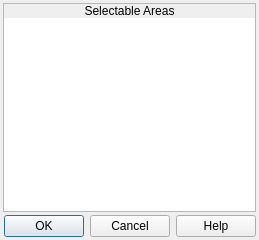
<?xml version="1.0" encoding="UTF-8"?>
<ui version="4.0">
 <class>ConfigureEvent_PreviousSelectedAreaBranch</class>
 <widget class="QDialog" name="ConfigureEvent_PreviousSelectedAreaBranch">
  <property name="geometry">
   <rect>
    <x>0</x>
    <y>0</y>
    <width>259</width>
    <height>240</height>
   </rect>
  </property>
  <property name="windowTitle">
   <string>Previous Selected Area Branch</string>
  </property>
  <property name="windowIcon">
   <iconset resource="gui_icons.qrc">
    <normaloff>:/icons/openrpgmaker.png</normaloff>:/icons/openrpgmaker.png</iconset>
  </property>
  <property name="styleSheet">
   <string notr="true">.QFrame
{
	border-width: 1px;
	border-style: solid;
	border-color: palette(window-text);
}

.QFrame&gt;QLabel
{
	border-width: 0px;
	background-color: palette(window-text);
	color: palette(window);
	font-weight: bold;
}

.QFrame&gt;QCheckBox
{
	background-color: palette(window-text);
	border-width: 0px;
	border-style: none;
	color: palette(window);
	spacing: 3px;
	font-weight: bold;
	padding: 0px 0px 0px 3px;
}

.QFrame&gt;QCheckBox::indicator
{
	min-width: 8px;
	max-width: 8px;
	min-height: 8px;
	max-height: 8px;
	width: 8px;
	height: 8px;
	border-width: 2px;
	border-radius: 0px;
	border-style: ridge;
	border-color: palette(mid);
}

.QFrame&gt;QCheckBox::indicator:unchecked
{
	background-color: palette(base);
}

.QFrame&gt;QCheckBox::indicator:checked
{
	background-color: palette(window-text);
}

.QFrame&gt;QCheckBox::indicator:hover
{
	border-color: palette(highlight);
}</string>
  </property>
  <layout class="QVBoxLayout" name="verticalLayout">
   <property name="spacing">
    <number>3</number>
   </property>
   <property name="margin">
    <number>3</number>
   </property>
   <item>
    <widget class="QFrame" name="frame_2">
     <property name="frameShape">
      <enum>QFrame::StyledPanel</enum>
     </property>
     <property name="frameShadow">
      <enum>QFrame::Raised</enum>
     </property>
     <layout class="QVBoxLayout" name="verticalLayout_2">
      <property name="spacing">
       <number>0</number>
      </property>
      <property name="margin">
       <number>0</number>
      </property>
      <item>
       <widget class="QLabel" name="label_2">
        <property name="sizePolicy">
         <sizepolicy hsizetype="Preferred" vsizetype="Fixed">
          <horstretch>0</horstretch>
          <verstretch>0</verstretch>
         </sizepolicy>
        </property>
        <property name="text">
         <string>Selectable Areas</string>
        </property>
        <property name="alignment">
         <set>Qt::AlignCenter</set>
        </property>
       </widget>
      </item>
      <item>
       <widget class="QWidget" name="widget_2" native="true">
        <layout class="QVBoxLayout" name="verticalLayout_3">
         <property name="spacing">
          <number>0</number>
         </property>
         <property name="margin">
          <number>0</number>
         </property>
         <item>
          <widget class="QListWidget" name="lwSelectableAreas">
           <property name="frameShape">
            <enum>QFrame::NoFrame</enum>
           </property>
          </widget>
         </item>
        </layout>
       </widget>
      </item>
     </layout>
    </widget>
   </item>
   <item>
    <widget class="QDialogButtonBox" name="buttonBox">
     <property name="orientation">
      <enum>Qt::Horizontal</enum>
     </property>
     <property name="standardButtons">
      <set>QDialogButtonBox::Cancel|QDialogButtonBox::Help|QDialogButtonBox::Ok</set>
     </property>
    </widget>
   </item>
  </layout>
 </widget>
 <resources>
  <include location="gui_icons.qrc"/>
 </resources>
 <connections>
  <connection>
   <sender>buttonBox</sender>
   <signal>accepted()</signal>
   <receiver>ConfigureEvent_PreviousSelectedAreaBranch</receiver>
   <slot>accept()</slot>
   <hints>
    <hint type="sourcelabel">
     <x>248</x>
     <y>254</y>
    </hint>
    <hint type="destinationlabel">
     <x>157</x>
     <y>274</y>
    </hint>
   </hints>
  </connection>
  <connection>
   <sender>buttonBox</sender>
   <signal>rejected()</signal>
   <receiver>ConfigureEvent_PreviousSelectedAreaBranch</receiver>
   <slot>reject()</slot>
   <hints>
    <hint type="sourcelabel">
     <x>316</x>
     <y>260</y>
    </hint>
    <hint type="destinationlabel">
     <x>286</x>
     <y>274</y>
    </hint>
   </hints>
  </connection>
 </connections>
</ui>
